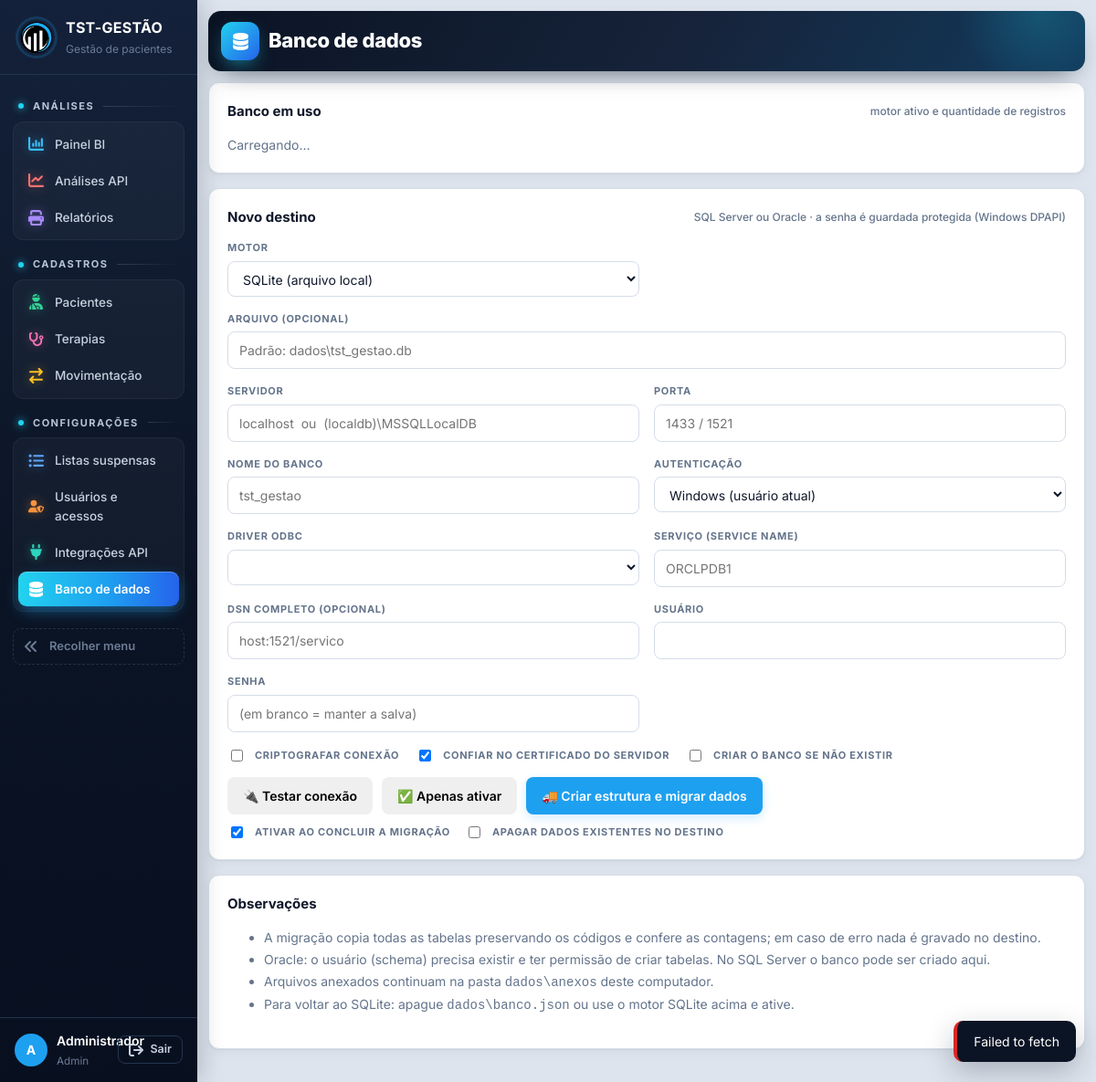
Page /banco (signed in) on the committed database.
### tables this page shows
CREATE TABLE usuarios (
    id INTEGER PRIMARY KEY AUTOINCREMENT,
    usuario TEXT NOT NULL UNIQUE COLLATE NOCASE,
    nome TEXT NOT NULL,
    senha_hash TEXT NOT NULL,
    nivel TEXT NOT NULL DEFAULT 'consulta',
    ativo INTEGER NOT NULL DEFAULT 1,
    trocar_senha INTEGER NOT NULL DEFAULT 0
);

### tst_gestao/app.py (the view)
    @app.route("/banco")
    @exige("admin")
    def pagina_banco():
        return render_template("banco.html", ativa="banco", motores=banco.MOTORES)

### tst_gestao/banco.py (called while the page is built, shortened)
def cfg_padrao() -> dict:
    return {"motor": "sqlite"}

def ler_config() -> dict:
    env = os.environ.get("TST_DB_MOTOR")
    if env == "sqlite":
        return cfg_padrao()
    try:
        mtime = CONFIG_PATH.stat().st_mtime_ns
    except OSError:
        return cfg_padrao()

def abrir(cfg: dict | None = None, *, banco_mestre: bool = False) -> Conexao:
    cfg = cfg or ler_config()
    motor = cfg.get("motor", "sqlite")
    if motor == "sqlite":
        arquivo = Path(cfg.get("arquivo") or DB_PATH)
        arquivo.parent.mkdir(parents=True, exist_ok=True)
        raw = sqlite3.connect(arquivo, timeout=15)
        raw.row_factory = sqlite3.Row
        raw.execute("PRAGMA foreign_keys = ON")
        return Conexao(raw, "sqlite")

def conectar() -> Conexao:
    return abrir(ler_config())

    def execute(self, sql: str, params=()):
        if self.motor == "sqlite":
            return self.raw.execute(sql, params)
        return Cursor(self).executar(sql, params)

    def commit(self):
        self.raw.commit()

    def close(self):
        try:
            self.raw.close()
        except Exception:
            pass

    def __enter__(self):
        return self

    def __exit__(self, tipo, valor, tb):
        try:
            self.rollback() if tipo else self.commit()
        finally:
            self.close()
        return False

### tst_gestao/db.py (called while the page is built)
def connect() -> Conexao:
    return conectar()

### tst_gestao/templates/banco.html (shortened to what this page needs)
{% extends "base.html" %}
{% block cabecalho %}Banco de dados{% endblock %}
{% block conteudo %}
<div class="card">
  <h3>Banco em uso <small>motor ativo e quantidade de registros</small></h3>
  <div id="atual" class="muted">Carregando…</div>
</div>
<div class="card">
  <h3>Novo destino <small>SQL Server ou Oracle · a senha é guardada protegida (Windows DPAPI)</small></h3>
  <form id="f-banco" class="form-grid" autocomplete="off">
    <label>Motor
      <select id="b-motor">{% for k, v in motores.items() %}<option value="{{ k }}">{{ v }}</option>{% endfor %}</select>
    </label>
    <label class="g-sqlite span2">Arquivo (opcional)<input id="b-arquivo" placeholder="Padrão: dados\tst_gestao.db"></label>
    <label class="g-rede">Servidor<input id="b-servidor" placeholder="localhost  ou  (localdb)\MSSQLLocalDB"></label>
    <label class="g-rede">Porta<input id="b-porta" placeholder="1433 / 1521"></label>
    <label class="g-ss">Nome do banco<input id="b-banco" placeholder="tst_gestao"></label>
    <label class="g-ss">Autenticação
      <select id="b-auth"><option value="windows">Windows (usuário atual)</option><option value="sql">Usuário e senha do SQL Server</option></select>
    </label>
    <label class="g-ss">Driver ODBC<select id="b-driver"></select></label>
    <label class="g-or">Serviço (service name)<input id="b-servico" placeholder="ORCLPDB1"></label>
    <label class="g-or">DSN completo (opcional)<input id="b-dsn" placeholder="host:1521/servico"></label>
    <label class="g-cred">Usuário<input id="b-usuario"></label>
    <label class="g-cred">Senha<input id="b-senha" type="password" placeholder="(em branco = manter a salva)"></label>
    <div class="g-ss span2 row">
      <label class="inline"><input type="checkbox" id="b-cript" style="width:auto"> Criptografar conexão</label>
      <label class="inline"><input type="checkbox" id="b-confiar" checked style="width:auto"> Confiar no certificado do servidor</label>
      <label class="inline"><input type="checkbox" id="b-criar" style="width:auto"> Criar o banco se não existir</label>
    </div>
  </form>
  <div class="row" style="margin-top:14px;flex-wrap:wrap;gap:10px">
    <button class="btn" id="bt-testar" type="button">🔌 Testar conexão</button>
    <button class="btn" id="bt-ativar" type="button">✅ Apenas ativar</button>
    <button class="btn primary" id="bt-migrar" type="button">🚚 Criar estrutura e migrar dados</button>
  </div>
  <div class="row" style="margin-top:10px;flex-wrap:wrap;gap:16px">
    <label class="inline"><input type="checkbox" id="b-ativar-fim" checked style="width:auto"> Ativar ao concluir a migração</label>
    <label class="inline"><input type="checkbox" id="b-apagar" style="width:auto"> Apagar dados existentes no destino</label>
  </div>
</div>
<div class="card">
  <h3>Observações</h3>
  <ul class="muted" style="line-height:1.7">
    <li>A migração copia todas as tabelas preservando os códigos e confere as contagens; em caso de erro nada é gravado no destino.</li>
    <li>Oracle: o usuário (schema) precisa existir e ter permissão de criar tabelas. No SQL Server o banco pode ser criado aqui.</li>
    <li>Arquivos anexados continuam na pasta <code>dados\anexos</code> deste computador.</li>
    <li>Para voltar ao SQLite: apague <code>dados\banco.json</code> ou use o motor SQLite acima e ative.</li>
  </ul>
</div>
{% endblock %}

### tst_gestao/templates/base.html (shortened to what this page needs)
<!doctype html>
<html lang="pt-BR">
<head>
<link rel="stylesheet" href="{{ url_for('static', filename='app.css') }}">
</head>
<body>
{% set COR_IC = {'evolucao': '#f87171', 'bi': '#38bdf8', 'relatorios': '#a78bfa', 'pacientes': '#34d399', 'terapias': '#f472b6', 'movimentacao': '#fbbf24', 'listas': '#60a5fa', 'usuarios': '#fb923c', 'integracoes': '#2dd4bf', 'banco': '#c084fc'} %}
{% macro item(rota, chave, icone, texto) %}<a href="{{ rota }}" class="{{ 'on' if ativa == chave }}" data-tip="{{ texto }}" style="--ic:{{ COR_IC.get(icone, '#94a3b8') }}"><svg class="ic"><use href="#i-{{ icone }}"/></svg><span class="tx">{{ texto }}</span></a>{% endmacro %}
{% set grupo = {'dashboard': 'Análises', 'analises': 'Análises', 'relatorios': 'Análises', 'pacientes': 'Cadastros', 'terapias': 'Cadastros', 'movimentacao': 'Cadastros',
  'listas': 'Configurações', 'usuarios': 'Configurações', 'integracoes': 'Configurações', 'banco': 'Configurações', 'perfil': 'Minha conta'} %}
<aside class="sidebar">
  <div class="brand"><img src="{{ url_for('static', filename='logo.png') }}" alt="TST"><div class="tx"><strong>TST-GESTÃO</strong><small>Gestão de pacientes</small></div></div>
  <nav>
    <span class="nav-sec">Análises</span>
    <div class="nav-grupo">
    {{ item(url_for('index'), 'dashboard', 'bi', 'Painel BI') }}
    {{ item(url_for('analises'), 'analises', 'evolucao', 'Análises API') }}
    {{ item(url_for('relatorios'), 'relatorios', 'relatorios', 'Relatórios') }}
    </div>
    <span class="nav-sec">Cadastros</span>
    <div class="nav-grupo">
    {{ item(url_for('cadastro', ent='pacientes'), 'pacientes', 'pacientes', 'Pacientes') }}
    {{ item(url_for('cadastro', ent='terapias'), 'terapias', 'terapias', 'Terapias') }}
    {{ item(url_for('cadastro', ent='movimentacao'), 'movimentacao', 'movimentacao', 'Movimentação') }}
    </div>
    {% if nivel >= 3 %}<span class="nav-sec">Configurações</span>
    <div class="nav-grupo">
    {{ item(url_for('listas'), 'listas', 'listas', 'Listas suspensas') }}
    {% if nivel >= 4 %}{{ item(url_for('usuarios'), 'usuarios', 'usuarios', 'Usuários e acessos') }}
    {{ item(url_for('integracoes'), 'integracoes', 'integracoes', 'Integrações API') }}
    {{ item(url_for('pagina_banco'), 'banco', 'banco', 'Banco de dados') }}{% endif %}
    </div>{% endif %}
    <button type="button" class="recolher" id="btn-recolher" data-tip="Expandir menu"><svg class="ic"><use href="#i-recolher"/></svg><span class="tx">Recolher menu</span></button>
  </nav>
  <div class="userbox">
    <a href="{{ url_for('perfil') }}" class="{{ 'on' if ativa == 'perfil' }}" title="Meu perfil"><span class="avatar">{{ usuario['nome'][:1]|upper }}</span><span class="tx"><b>{{ usuario['nome'] }}</b><small>{{ usuario['nivel']|capitalize }}</small></span></a>
    <form method="post" action="{{ url_for('logout') }}"><input type="hidden" name="csrf_token" value="{{ csrf_token }}"><button class="btn ghost sm" type="submit" title="Sair do sistema"><svg class="ic"><use href="#i-sair"/></svg><span class="tx">Sair</span></button></form>
  </div>
</aside>
<main class="content">
  {% set ic_pag = {'dashboard': 'bi', 'analises': 'evolucao', 'perfil': 'perfil'}.get(ativa, ativa) %}
  {% block topo %}<header class="bi-topo topo-pag"><div class="bt-tit"><i class="bt-ic"><svg class="ic"><use href="#i-{{ ic_pag or 'bi' }}"/></svg></i><h1>{% block cabecalho %}{% endblock %}</h1></div></header>{% endblock %}
  {% block conteudo %}{% endblock %}
</main>
<div id="toast"></div>
</body>
</html>

### rows in the picture
usuarios: nome "A", nome "Administrador", nivel "Admin"

### other values in the picture
{{ texto }} "Painel BI Análises API Relatórios Pacientes Terapias Movimentação Listas suspensas Usuários e acessos Integrações API Banco de dados"
form field value "SQLite (arquivo local)"
